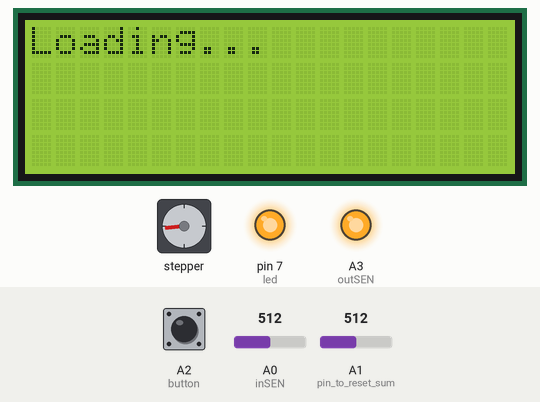
Bench run of a sketch on a simulated Arduino Uno, built with avr-gcc and run on an emulated ATmega328P. On the bench: 20×4 character LCD, stepper motor, output pins drawn as LEDs (lit = HIGH). The test bench sets the inputs (shaded band); at power-on: A0 (inSEN) = 512, A1 (pin_to_reset_sum) = 512, A2 (button) LOW. EEPROM starts erased; stepper angles assume 2048 steps per turn.

Above: at 3.6 s.
At 18.9 s:
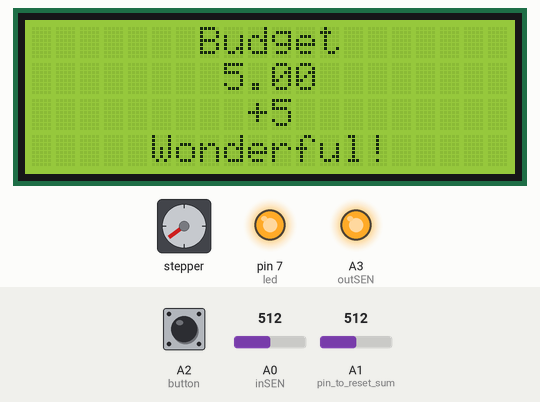
19.0 s: A0 (inSEN) set to 105
22.0 s: A0 (inSEN) set to 92
At 26.6 s:
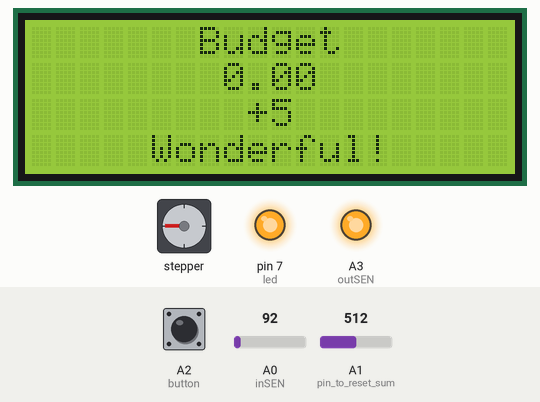
27.2 s: A1 (pin_to_reset_sum) set to 490
At 28.3 s:
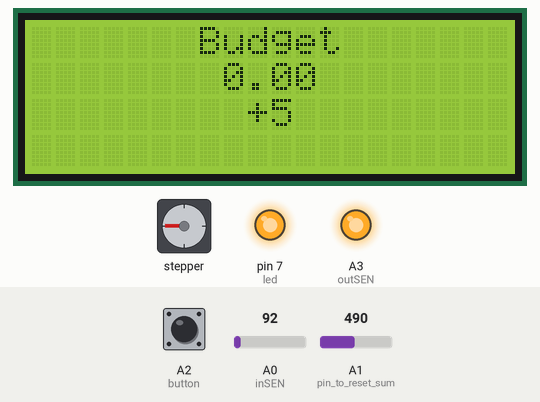
32.2 s: A1 (pin_to_reset_sum) set to 510
At 33.5 s:
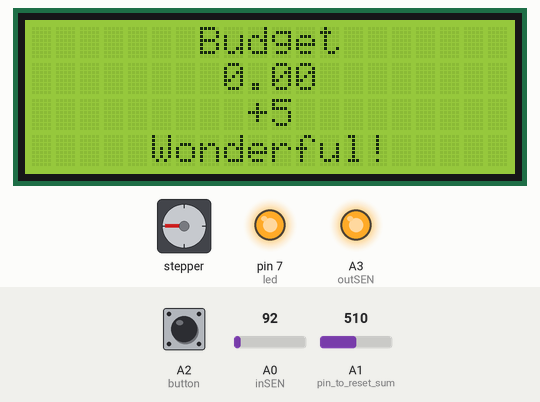
42.4 s: A2 (button) pulled HIGH for 0.75 s
At 42.8 s:
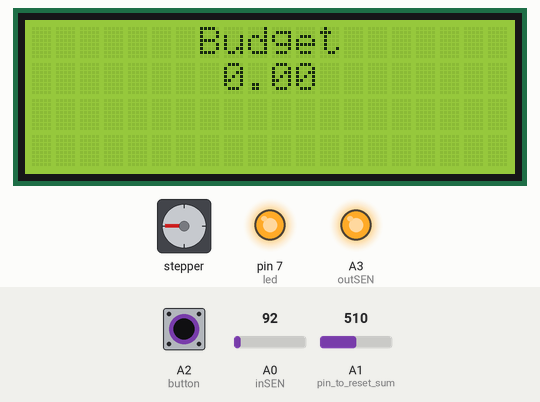
53.3 s: A2 (button) pulled HIGH for 1 s
Timing chart, 0 to 56.3 s (numbered marks = the images above; inputs shaded):
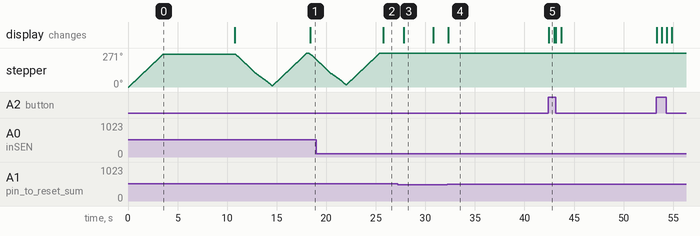

The sketch:

Base_sketch.ino
```cpp
#include <GyverStepper.h>
#include <EEPROM.h>
#include <PinChangeInterrupt.h>
#include <string.h>
#include <LiquidCrystal_I2C.h>
GStepper<STEPPER4WIRE> stepper(2048, 5, 3, 4, 2);
LiquidCrystal_I2C lcd(0x27,20,4);

#define inSEN A0
#define outSEN A3
#define led 7
#define button A2
#define pin_to_reset_sum A1

#define TIME_TO_FALL 50
#define TIME_TO_CHECK 0
#define COUNT_TO_REFRESH 100

const int border = 10;
const int max_step = 20;

int data;

volatile int flag = 0;

int money[9] = {0}; // 8 монет, 9 - для отработки ошибокы

#define VALUE_FOR_1_K   -100
#define VALUE_FOR_10_K  -850
#define VALUE_FOR_5_K   -60
#define VALUE_FOR_50_K  -50
#define VALUE_FOR_1_R   -65
#define VALUE_FOR_10_R  -40
#define VALUE_FOR_2_R   -80
#define VALUE_FOR_5_R   -200

#define RETURN VALUE_FOR_1_K + VALUE_FOR_10_K + VALUE_FOR_5_K + VALUE_FOR_50_K + VALUE_FOR_1_R + VALUE_FOR_2_R + VALUE_FOR_5_R + VALUE_FOR_10_R - 100

#define TARGER_MESSAGE "Budget"

int current_screen = 0;
int change_screen = 0;
int refresh = 0;

uint8_t attachPCINT(uint8_t pin) {
  if (pin < 8) {            // D0-D7 (PCINT2)
    PCICR |= (1 << PCIE2);
    PCMSK2 |= (1 << pin); return 2; } else if (pin > 13) {    //A0-A5 (PCINT1)
    PCICR |= (1 << PCIE1);
    PCMSK1 |= (1 << pin - 14);
    return 1;
  } else {                  // D8-D13 (PCINT0)
    PCICR |= (1 << PCIE0);
    PCMSK0 |= (1 << pin - 8);
    return 0;
  }
}

ISR(PCINT1_vect) {  // пины A0-A5
  flag = 1;
}

void my_rotate(int R, int W) {
  stepper.setTarget(R , RELATIVE);

  for (int i = 0; i < abs(R) * 2; i++){
    stepper.tick();
    delay(1);
  }
  delay(W);
}

void comeback() {
  stepper.setTarget(abs(RETURN));

  for (int i = 0; i < 2* abs(RETURN); i++){
    stepper.tick();
    delay(1);
  }
}

bool check(int * mass, int R, int W, int Y){
  int data = analogRead(inSEN);
  if (data > 100) {
      my_rotate(R, W);
    } else {
      comeback();
      return 1;
    }
    delay(Y);
    return 0;
}

float cal_sum (){
  return money[0]*0.01 + money[1]*0.05 + money[2]*0.1 + money[3]*0.5 + money[4] + money[5]*2 + money[6]*5 + money[7]*10;
}

void sc_greeter(){
  lcd.clear();
  lcd.setCursor(10-strlen(TARGER_MESSAGE)/2,0);
  lcd.print(TARGER_MESSAGE);

  String sum(cal_sum(), 2);

  lcd.setCursor(10-sum.length()/2,1);
  lcd.print(sum);
}

void sc_counter(){
  lcd.clear();
  lcd.setCursor(0,0);
  lcd.print("0.01-");
  lcd.print(money[0]);
  lcd.setCursor(0,1);
  lcd.print("0.05-");
  lcd.print(money[1]);
  lcd.setCursor(0,2);
  lcd.print(" 0.1-");
  lcd.print(money[2]);
  lcd.setCursor(0,3);
  lcd.print(" 0.5-");
  lcd.print(money[3]);
  lcd.setCursor(10,0);
  lcd.print(" 1-");
  lcd.print(money[4]);
  lcd.setCursor(10,1);
  lcd.print(" 2-");
  lcd.print(money[5]);
  lcd.setCursor(10,2);
  lcd.print(" 5-");
  lcd.print(money[6]);
  lcd.setCursor(10,3);
  lcd.print("10-");
  lcd.print(money[7]);
}

void setup() {
  EEPROM.get(0, money);

  lcd.init();                       //  Инициируем работу с LCD дисплеем
  lcd.backlight();                  //  Включаем подсветку LCD дисплея
  lcd.setCursor(0,0);
  lcd.print("Loading...");

  stepper.setRunMode(FOLLOW_POS);
  stepper.reverse(true);
  stepper.setMaxSpeed(500);
  stepper.setAcceleration(0);
  stepper.setTarget(1500);

  pinMode(inSEN, INPUT);
  pinMode(button, INPUT);
  pinMode(pin_to_reset_sum, INPUT);
  pinMode(outSEN, OUTPUT);
  pinMode(led, OUTPUT);

  digitalWrite(outSEN, 1);
  digitalWrite(led, 1);

  attachPCINT(button);

  for (int i = 0; i < 10000; i++){
    stepper.tick();
    delay(1);
  }

  sc_greeter();
  Serial.begin(9600);
}

int counter = 0;
int new_money = 0;

void loop(){
  delay(10);
  data = analogRead(pin_to_reset_sum);

  if(data > 500) {
    memset(money,0,sizeof(money));
    refresh = 1;
  }

  data = analogRead(inSEN);

  counter++;
  if ((counter > COUNT_TO_REFRESH) && (current_screen == 0)) {
    lcd.setCursor(0,3);
    lcd.print("                    ");
  }
  if ((counter > 2 * COUNT_TO_REFRESH) && (current_screen == 0)) {
    lcd.setCursor(0,2);
    lcd.print("                    ");
  }

  if (data > 100) {
    counter = 0;

    int ret = 0;

    if      (check(money, VALUE_FOR_1_K,  TIME_TO_FALL, TIME_TO_CHECK)){refresh = 1;new_money = 0; }
    else if (check(money, VALUE_FOR_10_K, TIME_TO_FALL, TIME_TO_CHECK)){refresh = 1;new_money = 1;money[0]++;}
    else if (check(money, VALUE_FOR_5_K,  TIME_TO_FALL, TIME_TO_CHECK)){refresh = 1;new_money = 3;money[2]++;}
    else if (check(money, VALUE_FOR_50_K, TIME_TO_FALL, TIME_TO_CHECK)){refresh = 1;new_money = 2;money[1]++;}
    else if (check(money, VALUE_FOR_1_R,  TIME_TO_FALL, TIME_TO_CHECK)){refresh = 1;new_money = 4;money[3]++;}
    else if (check(money, VALUE_FOR_10_R, TIME_TO_FALL, TIME_TO_CHECK)){refresh = 1;new_money = 5;money[4]++;}
    else if (check(money, VALUE_FOR_2_R,  TIME_TO_FALL, TIME_TO_CHECK)){refresh = 1;new_money = 8;money[7]++;}
    else if (check(money, VALUE_FOR_5_R,  TIME_TO_FALL + 10, TIME_TO_CHECK)){refresh = 1;new_money = 6;money[5]++;}
    else    {refresh = 1;new_money = 7;comeback();money[6]++;}

    EEPROM.put(0, money);
  }

  if(flag == 1){
    flag = 0;
    delay(500);
    if (flag == 1){
      flag = 0;
      change_screen = 1;
    }
  }

  if ((current_screen == 0 && change_screen == 1) || (current_screen == 1 && refresh == 1)) {
    current_screen = 1;
    change_screen = 0;
    sc_counter(); // это первый режим работы
  }
  if ((current_screen == 1 && change_screen == 1) || (current_screen == 0 && refresh == 1)) {
    current_screen = 0;
    change_screen = 0;
    sc_greeter(); // это вторый режим работы
    switch (new_money){
      case 0:lcd.setCursor(5,2);lcd.print("");break;
      case 1:lcd.setCursor(8,2);lcd.print("+0.01");lcd.setCursor(9,3);lcd.print("WOW");break;
      case 2:lcd.setCursor(8,2);lcd.print("+0.05");lcd.setCursor(8,3);lcd.print("good");break;
      case 3:lcd.setCursor(8,2);lcd.print("+0.1"); lcd.setCursor(8,3);lcd.print("cool");break;
      case 4:lcd.setCursor(8,2);lcd.print("+0.5"); lcd.setCursor(8,3);lcd.print("Nice");break;
      case 5:lcd.setCursor(9,2);lcd.print("+1");   lcd.setCursor(7,3);lcd.print("Great!");break;
      case 6:lcd.setCursor(9,2);lcd.print("+2");   lcd.setCursor(6,3);lcd.print("Amazing!");break;
      case 7:lcd.setCursor(9,2);lcd.print("+5");   lcd.setCursor(5,3);lcd.print("Wonderful!");break;
      case 8:lcd.setCursor(9,2);lcd.print("+10");  lcd.setCursor(6,3);lcd.print("PERFECT!");break;
      default:lcd.setCursor(4,2);lcd.print("ERROR DEFAULT");break;
    }
  }
  refresh = 0;
}
```

Measured:
- the behaviour switches between 101 and 100 on A0 (inSEN) (found by bisection; images 1 and 2)
- the behaviour switches between 501 and 500 on A1 (pin_to_reset_sum) (found by bisection; images 2 and 3)
- after the input at 22.0 s, stepper: goes on until 25.4 s, then stays 271°; the display: changes after 3.8 s (image 2)
- after the input at 27.2 s, the display: changes after 0.62 s (image 3)
- after the input at 32.2 s, the display: changes after 0.11 s (image 4)
- after the input at 42.4 s, the display: changes after 0.06 s (image 5)
- by itself, stepper: turns 263° clockwise in 3.5 s, then 254° counter-clockwise in 3.7 s, then 262° clockwise in 3.5 s, then 52° counter-clockwise in 0.71 s
